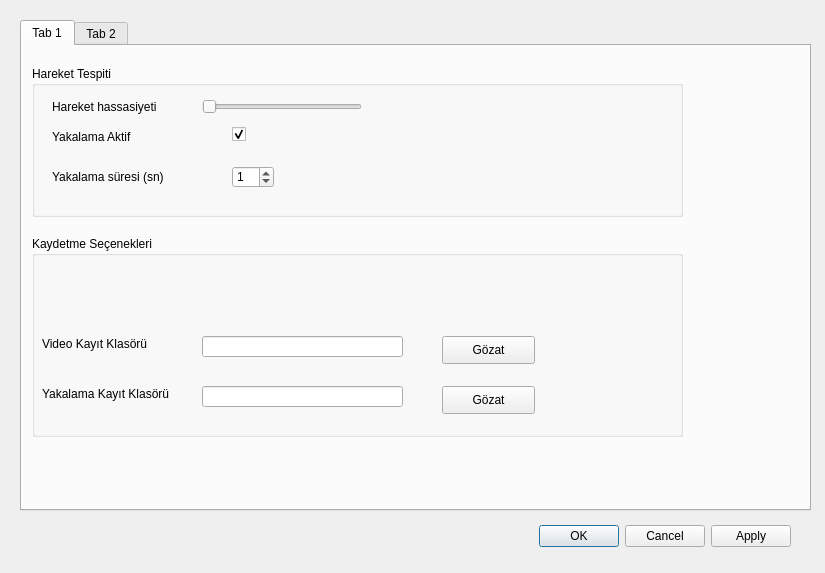
<?xml version="1.0" encoding="UTF-8"?>
<ui version="4.0">
 <class>Dialog</class>
 <widget class="QDialog" name="Dialog">
  <property name="geometry">
   <rect>
    <x>0</x>
    <y>0</y>
    <width>825</width>
    <height>573</height>
   </rect>
  </property>
  <property name="windowTitle">
   <string>Dialog</string>
  </property>
  <widget class="QDialogButtonBox" name="buttonBox">
   <property name="geometry">
    <rect>
     <x>450</x>
     <y>520</y>
     <width>341</width>
     <height>32</height>
    </rect>
   </property>
   <property name="orientation">
    <enum>Qt::Horizontal</enum>
   </property>
   <property name="standardButtons">
    <set>QDialogButtonBox::Apply|QDialogButtonBox::Cancel|QDialogButtonBox::Ok</set>
   </property>
  </widget>
  <widget class="QTabWidget" name="tabWidget">
   <property name="geometry">
    <rect>
     <x>20</x>
     <y>20</y>
     <width>791</width>
     <height>491</height>
    </rect>
   </property>
   <property name="currentIndex">
    <number>0</number>
   </property>
   <widget class="QWidget" name="tab">
    <attribute name="title">
     <string>Tab 1</string>
    </attribute>
    <widget class="QGroupBox" name="groupBox_2">
     <property name="geometry">
      <rect>
       <x>10</x>
       <y>20</y>
       <width>651</width>
       <height>151</height>
      </rect>
     </property>
     <property name="title">
      <string>Hareket Tespiti</string>
     </property>
     <widget class="QSlider" name="horizontalSlider">
      <property name="geometry">
       <rect>
        <x>170</x>
        <y>30</y>
        <width>160</width>
        <height>22</height>
       </rect>
      </property>
      <property name="orientation">
       <enum>Qt::Horizontal</enum>
      </property>
     </widget>
     <widget class="QLabel" name="label_2">
      <property name="geometry">
       <rect>
        <x>20</x>
        <y>30</y>
        <width>141</width>
        <height>21</height>
       </rect>
      </property>
      <property name="text">
       <string>Hareket hassasiyeti</string>
      </property>
     </widget>
     <widget class="QLabel" name="label_3">
      <property name="geometry">
       <rect>
        <x>20</x>
        <y>100</y>
        <width>141</width>
        <height>21</height>
       </rect>
      </property>
      <property name="text">
       <string>Yakalama süresi (sn)</string>
      </property>
     </widget>
     <widget class="QCheckBox" name="checkBox">
      <property name="enabled">
       <bool>true</bool>
      </property>
      <property name="geometry">
       <rect>
        <x>200</x>
        <y>60</y>
        <width>81</width>
        <height>16</height>
       </rect>
      </property>
      <property name="text">
       <string/>
      </property>
      <property name="checked">
       <bool>true</bool>
      </property>
     </widget>
     <widget class="QLabel" name="label_5">
      <property name="geometry">
       <rect>
        <x>20</x>
        <y>60</y>
        <width>141</width>
        <height>21</height>
       </rect>
      </property>
      <property name="text">
       <string>Yakalama Aktif</string>
      </property>
     </widget>
     <widget class="QSpinBox" name="spinBox">
      <property name="geometry">
       <rect>
        <x>200</x>
        <y>100</y>
        <width>42</width>
        <height>22</height>
       </rect>
      </property>
      <property name="value">
       <number>1</number>
      </property>
     </widget>
    </widget>
    <widget class="QGroupBox" name="groupBox">
     <property name="geometry">
      <rect>
       <x>10</x>
       <y>190</y>
       <width>651</width>
       <height>201</height>
      </rect>
     </property>
     <property name="title">
      <string>Kaydetme Seçenekleri</string>
     </property>
     <widget class="QLabel" name="label">
      <property name="geometry">
       <rect>
        <x>10</x>
        <y>100</y>
        <width>191</width>
        <height>16</height>
       </rect>
      </property>
      <property name="text">
       <string>Video Kayıt Klasörü</string>
      </property>
     </widget>
     <widget class="QPushButton" name="pushButton">
      <property name="geometry">
       <rect>
        <x>410</x>
        <y>100</y>
        <width>93</width>
        <height>28</height>
       </rect>
      </property>
      <property name="text">
       <string>Gözat</string>
      </property>
     </widget>
     <widget class="QLineEdit" name="lineEdit">
      <property name="geometry">
       <rect>
        <x>170</x>
        <y>100</y>
        <width>201</width>
        <height>21</height>
       </rect>
      </property>
     </widget>
     <widget class="QLineEdit" name="lineEdit_2">
      <property name="geometry">
       <rect>
        <x>170</x>
        <y>150</y>
        <width>201</width>
        <height>21</height>
       </rect>
      </property>
     </widget>
     <widget class="QPushButton" name="pushButton_2">
      <property name="geometry">
       <rect>
        <x>410</x>
        <y>150</y>
        <width>93</width>
        <height>28</height>
       </rect>
      </property>
      <property name="text">
       <string>Gözat</string>
      </property>
     </widget>
     <widget class="QLabel" name="label_4">
      <property name="geometry">
       <rect>
        <x>10</x>
        <y>150</y>
        <width>191</width>
        <height>16</height>
       </rect>
      </property>
      <property name="text">
       <string>Yakalama Kayıt Klasörü</string>
      </property>
     </widget>
    </widget>
   </widget>
   <widget class="QWidget" name="tab_2">
    <attribute name="title">
     <string>Tab 2</string>
    </attribute>
   </widget>
  </widget>
 </widget>
 <resources/>
 <connections>
  <connection>
   <sender>buttonBox</sender>
   <signal>accepted()</signal>
   <receiver>Dialog</receiver>
   <slot>accept()</slot>
   <hints>
    <hint type="sourcelabel">
     <x>248</x>
     <y>254</y>
    </hint>
    <hint type="destinationlabel">
     <x>157</x>
     <y>274</y>
    </hint>
   </hints>
  </connection>
  <connection>
   <sender>buttonBox</sender>
   <signal>rejected()</signal>
   <receiver>Dialog</receiver>
   <slot>reject()</slot>
   <hints>
    <hint type="sourcelabel">
     <x>316</x>
     <y>260</y>
    </hint>
    <hint type="destinationlabel">
     <x>286</x>
     <y>274</y>
    </hint>
   </hints>
  </connection>
 </connections>
</ui>
